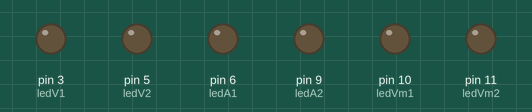
A sketch run on a simulated Arduino Uno, built with avr-gcc and run on an emulated ATmega328P. On the bench: output pins drawn as LEDs (lit = HIGH).

Above: at 0.05 s.
At 2.35 s:
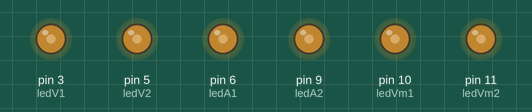
At 4.7 s:
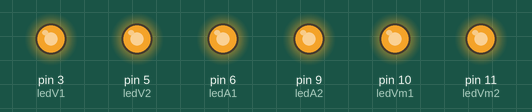
At 7.05 s:
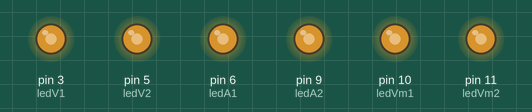
At 9.4 s:
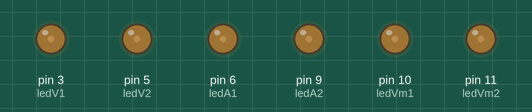
Timing chart, 0 to 13.5 s (numbered marks = the images above):
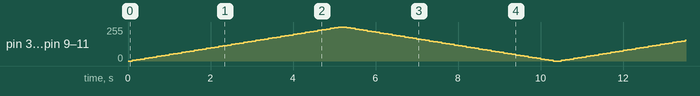

The sketch:

Funcao_PWM.ino
```cpp
#define ledV1 3
#define ledV2 5
#define ledA1 6
#define ledA2 9
#define ledVm1 10
#define ledVm2 11

int brilho = 0;

/*
 _________________________________________________
 Colocar o led em um pino que possui um "~" do lado
O led vai acender e apagar devagar com essse código
 --------------------------------------------------
*/


void setup() {
pinMode(ledV1,OUTPUT);
pinMode(ledV2,OUTPUT);
pinMode(ledA1,OUTPUT);
pinMode(ledA2,OUTPUT);
pinMode(ledVm1,OUTPUT);
pinMode(ledVm2,OUTPUT);
}

void loop() {
 for(brilho=0;brilho<=255;brilho+=5){
  analogWrite(ledV1,brilho);
  analogWrite(ledV2,brilho);
  analogWrite(ledA1,brilho);
  analogWrite(ledA2,brilho);
  analogWrite(ledVm1,brilho);
  analogWrite(ledVm2,brilho);
  delay(100);
  }
 for(brilho=255;brilho>=0;brilho-=5){
  analogWrite(ledV1,brilho);
  analogWrite(ledV2,brilho);
  analogWrite(ledA1,brilho);
  analogWrite(ledA2,brilho);
  analogWrite(ledVm1,brilho);
  analogWrite(ledVm2,brilho);
  delay(100);
  }
}
```
